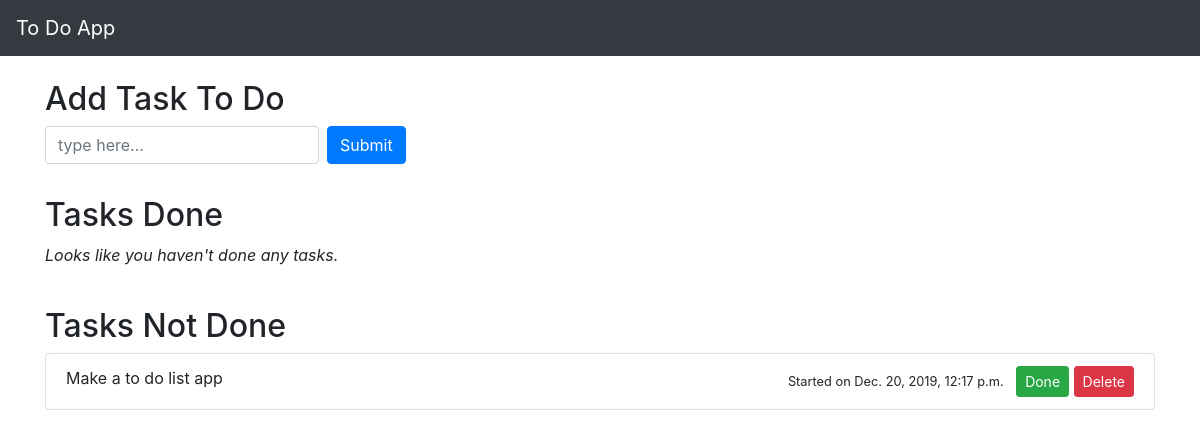
The app's page /, older data.
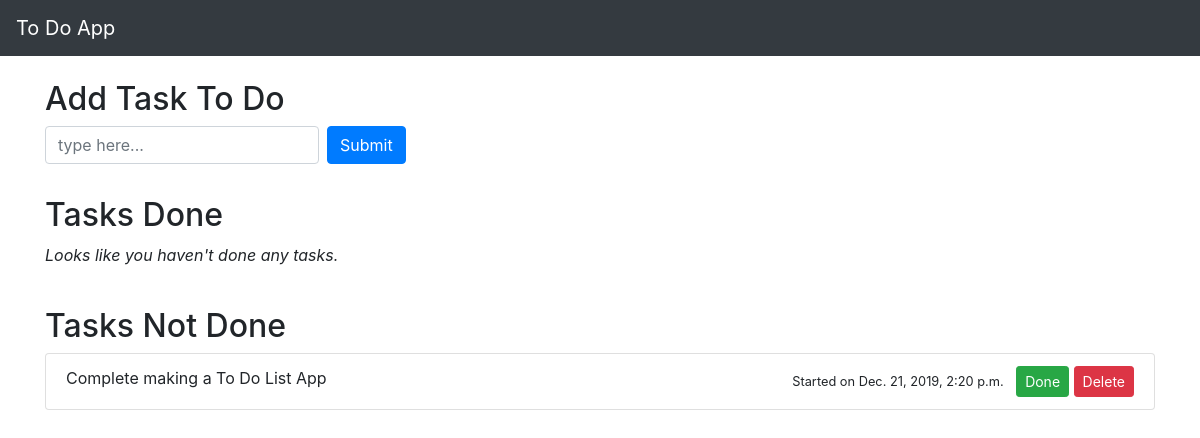
The same page, newer data.
### main/models.py (models this page shows, shortened)
class Task(models.Model):
    task = models.CharField(max_length=200)
    date_started = models.DateTimeField()

### main/views.py (the view)
# urls.py: path('', views.index, name='homepage'),
def index(request):
    tasks = Task.objects.all().order_by("-date_started")
    done_tasks = DoneTask.objects.all().order_by("-date_done")
    return render(request, 'main/index.html', {'tasks': tasks, 'done_tasks': done_tasks})

### main/templates/main/index.html (shortened to what this page needs)
{% extends 'main/base.html' %}
{% block content %}
    <div class="row mt-4">
        <div class="col">
            <h2>Add Task To Do</h2>
            <form action="add_todo/" method="POST" class="form-inline">
                <input name="content" type="text" class="form-control mb-2 mr-sm-2" placeholder="type here..." required maxlength="200" autocomplete="off">
                <button type="submit" class="btn btn-primary mb-2">Submit</button>
            </form>
        </div>
    </div>
    <div class="row mt-4">
        <div class="col">
            <h2>Tasks Done</h2>
            <ul class="list-group">
                {% for done_task in done_tasks %}
                    <li class="list-group-item">{{ done_task.task }}
                        <form action="{% url 'undo_todo' done_task.id %}" method="POST" class="float-right">
                            {% csrf_token %}
                            <button type="submit" class="btn btn-sm btn-danger">Undo</button>
                        </form>
                    </li>
                {% empty %}
                    <p class="font-italic">Looks like you haven&#x27;t done any tasks.</p>
                {% endfor %}
            </ul>
        </div>
    </div>
    <div class="row mt-4">
        <div class="col">
            <h2>Tasks Not Done</h2>
            <ul class="list-group">
                {% for task in tasks %}
                    <li class="list-group-item">{{ task.task }}
                        <div class="float-right">
                            <p class="d-inline small mr-2">Started on {{ task.date_started }}</p>
                            <form class="d-inline align-middle" action="{% url 'completed_todo' task.id %}" method="POST">
                                <button type="submit" class="btn btn-sm btn-success">Done</button>
                            </form>
                            <form class="d-inline align-middle" action="{% url 'delete_todo' task.id %}" method="POST">
                                <button type="submit" class="btn btn-sm btn-danger">Delete</button>
                            </form>
                        </div>
                    </li>
                {% empty %}
                    <p class="font-italic">Looks like you have not tasks to do</p>
                {% endfor %}
            </ul>
        </div>
    </div>
{% endblock %}

Row changes from the older to the newer data that the page shows:
removed Task: task "Make a to do list app", date_started "Dec. 20, 2019, 12:17 p.m."
added Task: task "Complete making a To Do List App", date_started "Dec. 21, 2019, 2:20 p.m."
